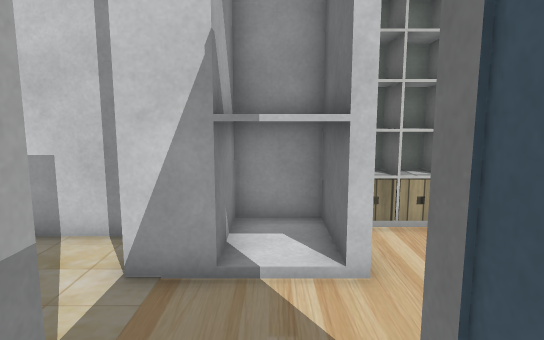
view 1 (above)

20 first-person views from a walk through a Unity game level. The camera is 1.2 m above the floor, tilts 8° down and sees 75° across. The floor is counted in squares, 0.5 m on a side. Each view is taken from the middle of a square. On the plan, view 1 faces up. The plan holds only what a view shows up to about 20 squares ahead; the rest is blank. The place goes on beyond the plan. Some surface patterns are stand-ins.

view 2
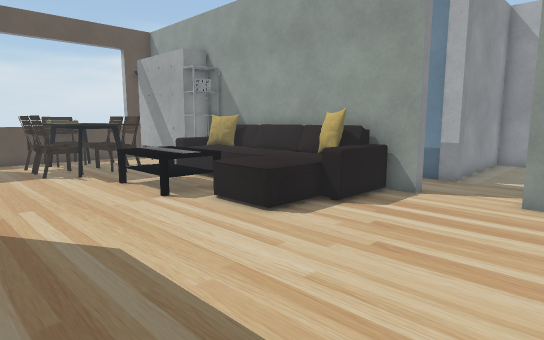

view 3
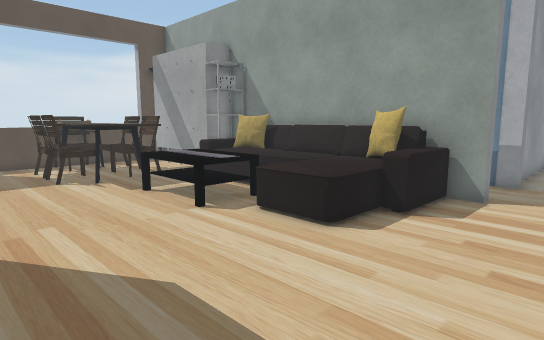

view 4
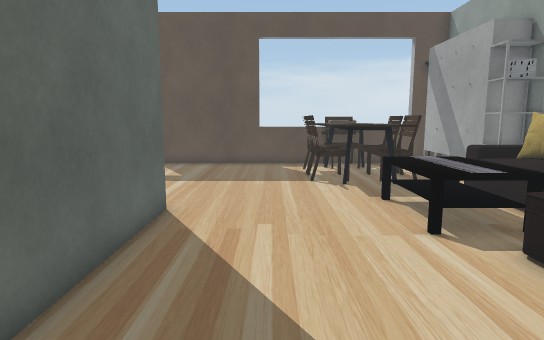

view 5
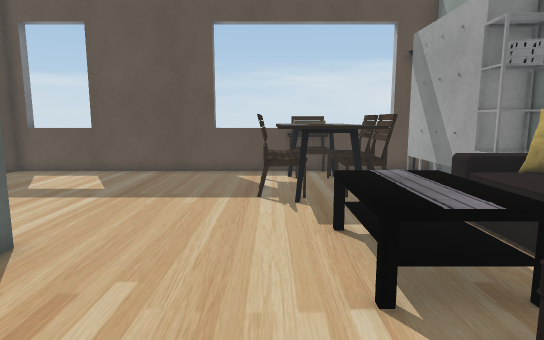

view 6
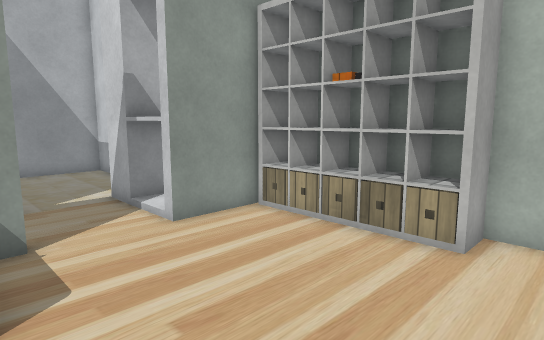

view 7
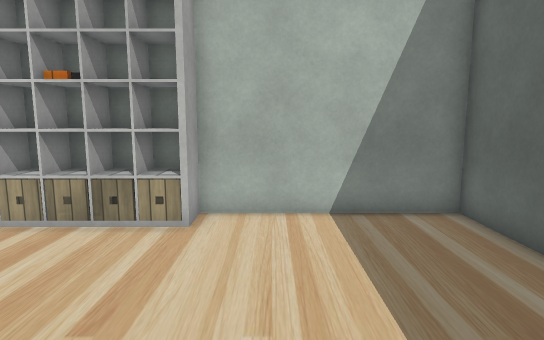

view 8
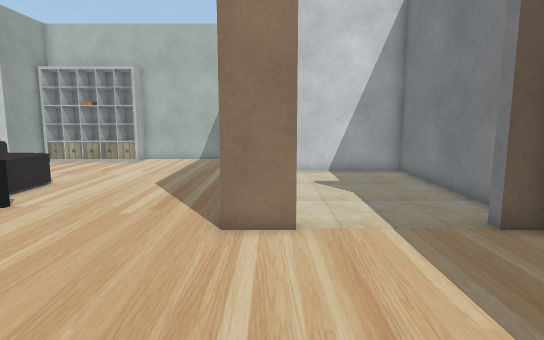

view 9
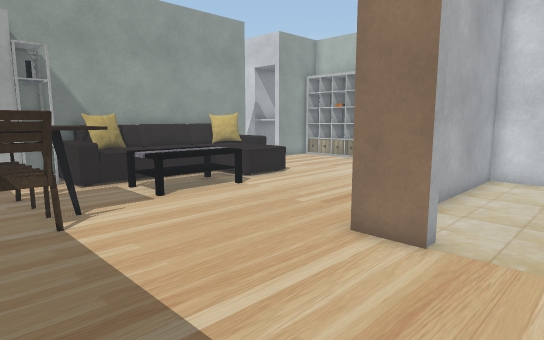

view 10
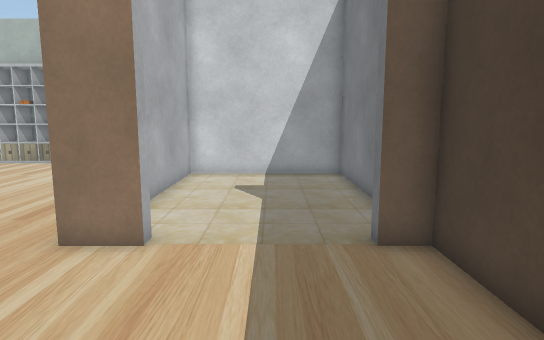

view 11
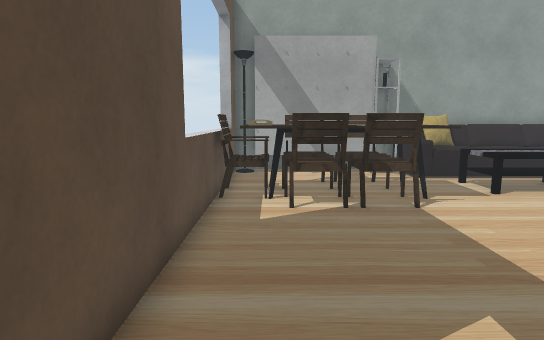

view 12
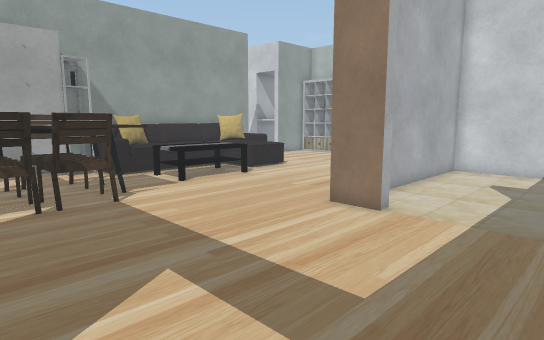

view 13
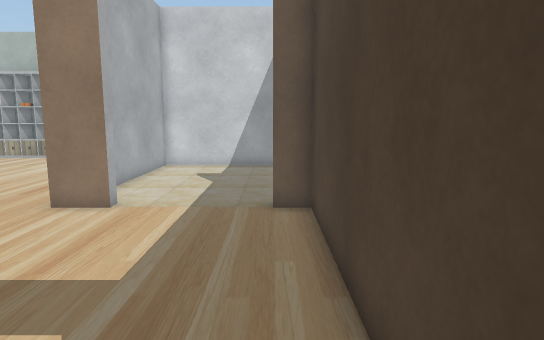

view 14
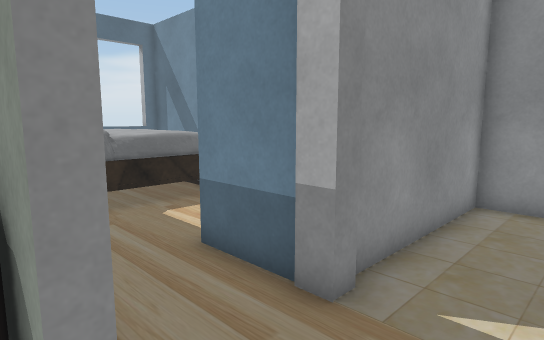

view 15
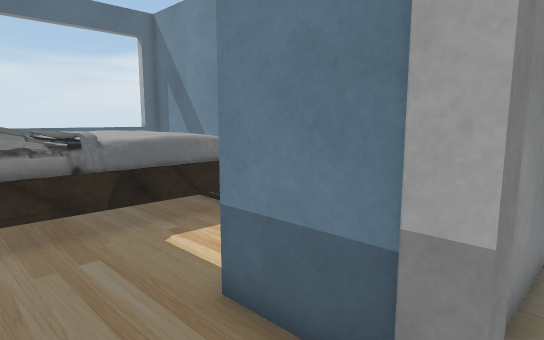

view 16
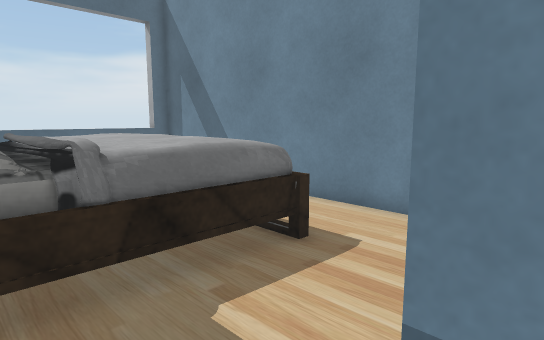

view 17
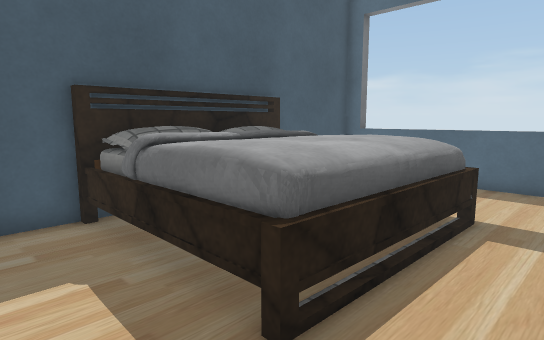

view 18
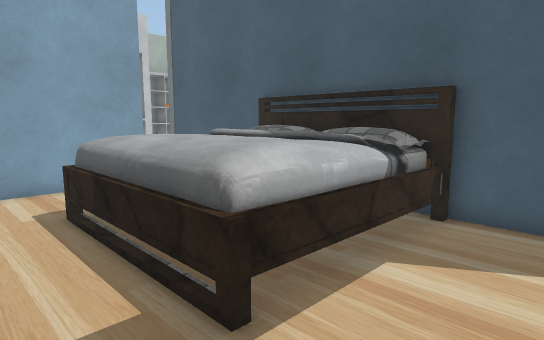

view 19
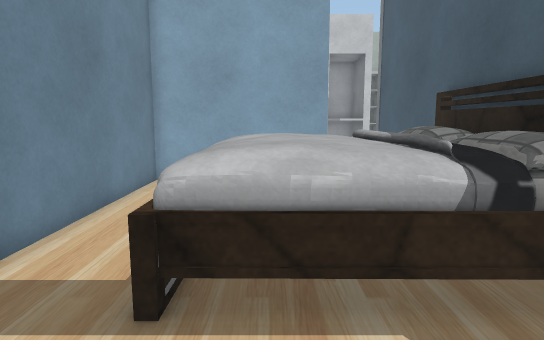

view 20
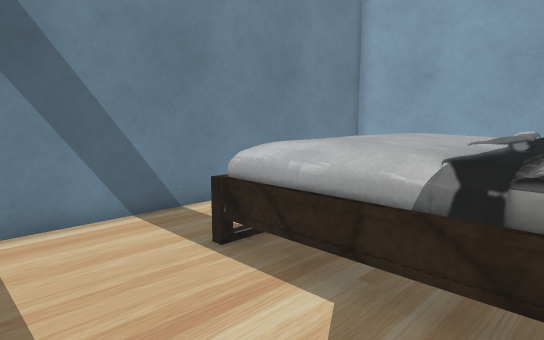

### Floor plan
Key: @ floor where view 1 was taken; # wall or solid block; . floor; = window, fence, low wall or low ledge; ^ raised ledge; S shelf; F sofa; T table; B bed; C chair; O other object.
Columns run from 9 left of view 1 to 21 right of it. Each row starts with its distance up from view 1.
  9           ##############
  8         ###SSSSSS......#
  7 ##  ##### ^ ...........#
  6 #...... # ^ ...........#
  5 #......##^^............#
  4 #......................########
  3 #......................#......#
  2 ########..# ...........#......#
  1        #..#FFF.........#......#
  0        #.@#FFFFFF......#......#
 -1 ########..#FFFFFF......#......#
 -2 #.........#FFFFFF......#......#
 -3 #.........#FFFTTTT.....#......#
 -4 #.........#FFFTTTT.....#......#
 -5 #..BBBBBBB#FFFTTTT.....##.....#
 -6 #..BBBBBBBBFFFTTTT............#
 -7 #..BBBBBBBBFFFTTTT............#
 -8 #..BBBBBBBBOOF................#
 -9 #..BBBBBBBBOO..^^^^...........#
-10 #..BBBBBBBB O.CC^^C...........#
-11 #..BBBBBBB# O.CC^^C...........#
-12 #.........# O.CC^^C...........#
-13 #.........# O.CC^^C...........#
-14 #......   # O..^^^^...........#
-15 #  ...   .#OO  ^C##...........#
-16 ##========###===##===######===#

Where each view was taken, in squares from view 1:
view 1: 0 up, 0 right, facing up
view 2: 7 up, 13 right, facing down-left
view 3: 5 up, 13 right, facing down-left
view 4: 4 up, 11 right, facing down
view 5: 1 up, 9 right, facing down
view 6: 1 up, 9 right, facing up-left
view 7: 0 up, 9 right, facing up
view 8: 13 down, 15 right, facing up
view 9: 12 down, 18 right, facing up-left
view 10: 12 down, 18 right, facing up
view 11: 14 down, 19 right, facing left
view 12: 14 down, 20 right, facing up-left
view 13: 15 down, 20 right, facing up
view 14: 5 up, 2 right, facing down-left
view 15: 3 up, 1 right, facing down-left
view 16: 0 up, 0 right, facing down-left
view 17: 2 down, 8 left, facing down-right
view 18: 14 down, 8 left, facing up-right
view 19: 15 down, 4 left, facing up
view 20: 15 down, 0 right, facing up-left
